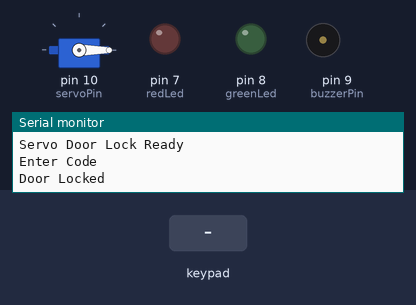
The sketch below on a simulated Arduino Mega 2560, built with avr-gcc and run on an emulated ATmega2560. On the bench: servo, output pins drawn as LEDs (lit = HIGH), buzzer (waves = sounding, pin HIGH), the last lines printed to the serial monitor. Dashed ring = blinking. Inputs (shaded band) come from the test bench.

Above: at 1.2 s.
1.3 s: key '*' pressed
At 1.37 s:
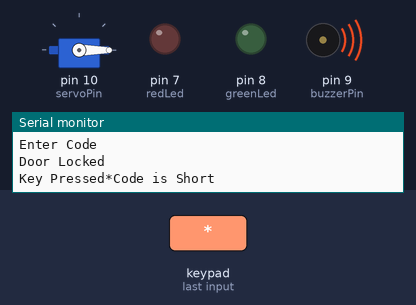
3.2 s: keypad keys 1 2 3 4 * pressed 0.4 s apart
At 5.8 s:
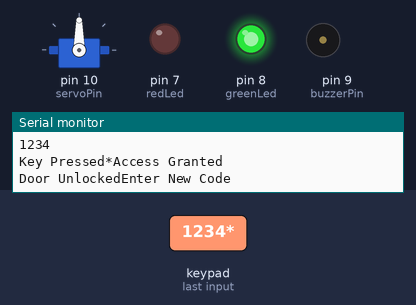
6.7 s: key 'A' pressed
At 7.9 s:
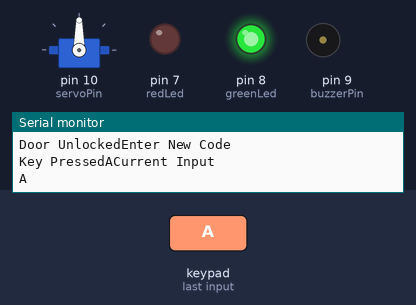
8.2 s: keypad keys 0 0 0 0 * pressed 0.4 s apart
At 9.88 s:
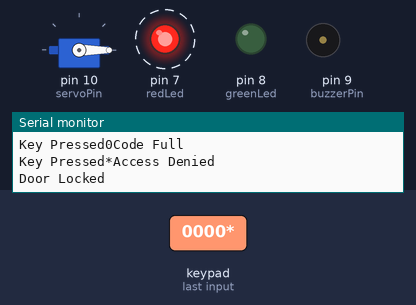
11.7 s: key 'B' pressed
At 12.9 s:
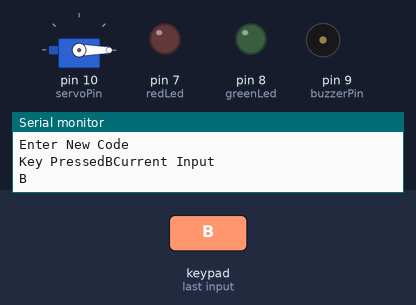
13.2 s: keypad keys 1 2 3 4 # pressed 0.4 s apart
At 14.48 s:
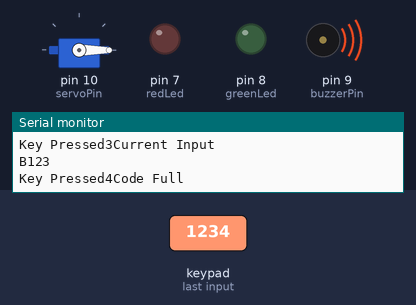
Timing chart, 0 to 16.3 s (numbered marks = the images above; inputs shaded):
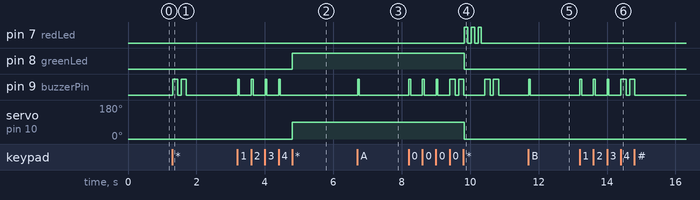

Measured:
- after the input at 1.3 s, pin 9 (buzzerPin): alternates HIGH for 0.15 s and LOW for 0.10 s, 4 changes in all, then stays LOW, starting at once
- after the input at 3.2 s, pin 8 (greenLed): LOW → HIGH after 1.6 s; pin 9 (buzzerPin): alternates HIGH for 0.05 s and LOW for 0.35 s, 8 changes in all, then stays LOW, starting at once; servo on pin 10 (servoPin): 0° → 90° after 1.6 s
- after the input at 6.7 s, pin 9 (buzzerPin): LOW → HIGH at once, → LOW 0.05 s later
- after the input at 8.2 s, pin 7 (redLed): alternates HIGH for 0.10 s and LOW for 0.10 s, 6 changes in all, then stays LOW, starting after 1.6 s; pin 8 (greenLed): HIGH → LOW after 1.6 s; servo on pin 10 (servoPin): 90° → 0° after 1.6 s
- after the input at 11.7 s, pin 9 (buzzerPin): LOW → HIGH at once, → LOW 0.05 s later
- after the input at 13.2 s, pin 9 (buzzerPin): goes 3 × (HIGH 0.05 s, LOW 0.34 s), HIGH 0.15 s, LOW 0.10 s, HIGH 0.15 s, then LOW, starting at once

The sketch:

keypad.security.sketch_jun12a.ino
```cpp
#include <Keypad.h>
#include <Servo.h>

//Keypad Definitions
const byte ROWS=4;
const byte COLS=4;
char keys[ROWS][COLS]{
    {'1','2','3','A'},
    {'4','5','6','B'},
    {'7','8','9','C'},
    {'*','0','#','D'},
};
byte rowPins[ROWS]={22,23,24,25};
byte colPins[COLS]={26,27,28,29};
//Create a Keypad Object
Keypad customKeypad = Keypad(makeKeymap(keys), rowPins, colPins, ROWS, COLS);
//LED and Buzzer Pin Definitions
const int redLed=7;
const int greenLed=8;
const int buzzerPin=9;
//Create a Servo Object
Servo doorServo;
const int servoPin=10;
//Servo Door Positions
const int lockedPos=0;
const int unlockedPos=90;
//Passcode
const char masterCode[]="1234";
const char lockCode[] = "0000";
const byte codeLength=4; //Length of Passcode
//Variables
char enteredCode[codeLength +1]; //+1 for null terminator
byte currentCodeIndex=0;

bool unlocked = false;            //Tracks if the door is currently unlocked
unsigned long unlockTimestamp = 0; //Stores the millis() time when the door was unlocked
const unsigned long autoLockDelay = 5000; //5 seconds (5000 milliseconds) for auto-lock
void setup(){
    Serial.begin(9600);
    Serial.println("Servo Door Lock Ready");
    Serial.println("Enter Code");
    pinMode(redLed,OUTPUT);
    pinMode(greenLed,OUTPUT);
    pinMode(buzzerPin,OUTPUT);
    //Attch Servo Pin
    doorServo.attach(servoPin);
    //Ensure LED is OFF and Door is Locked
    digitalWrite(redLed,LOW);
    digitalWrite(greenLed,LOW);
    digitalWrite(buzzerPin,LOW);
    lockDoor();
}
void loop(){
    char customKey = customKeypad.getKey();
    if(customKey){//A key was pressed
        Serial.print("Key Pressed");
        Serial.print(customKey);
        if(customKey=='#'){ //'#' is used to lock door and erase input
            Serial.println("Input Cleared. Locking Door");
            lockDoor();
            resetCodeInput();
        }
        else if (customKey=='*'){ //'*' is used to attempt unlock
            if (currentCodeIndex==codeLength){
                checkCode();
            }
            else {
                Serial.println("Code is Short");
                buzzWrongCode();
            }
        } else if(currentCodeIndex<codeLength){
            enteredCode[currentCodeIndex]=customKey;
            currentCodeIndex++;
            enteredCode[currentCodeIndex]='\0'; //Null Terminate
            Serial.println("Current Input");
            Serial.println(enteredCode);
            buzzKeyPress();
        } else {
            Serial.println("Code Full");
            buzzWrongCode();
        }
    }
    // 5-second Auto-Lock Logic
    if (unlocked && (millis() - unlockTimestamp >= autoLockDelay)) {
        Serial.println("Auto-locking door after 5 seconds");
        lockDoor();
        resetCodeInput(); // Clear input after auto-lock
    }
}
//Door Lock Logics
void checkCode() {
    if (strcmp(enteredCode,masterCode)==0){
        Serial.println("Access Granted");
        unlockDoor();
    } else{
        Serial.println("Access Denied");
        lockDoor();
        flashRedLed(3); //Flash Red Led 3 times
        buzzWrongCode();
    }
    resetCodeInput();
}
void resetCodeInput() {
    currentCodeIndex=0;
    for (byte i=0; i<codeLength;i++){
        enteredCode[i]='\0';
    }
    Serial.println("Enter New Code");
}
void lockDoor(){
    Serial.println("Door Locked");
    doorServo.write(lockedPos);
    digitalWrite(greenLed,LOW);
    digitalWrite(redLed,LOW); //Unless flashing for WrongCode
}
void unlockDoor(){
    Serial.print("Door Unlocked");
    doorServo.write(unlockedPos);
    digitalWrite(greenLed,HIGH);
    digitalWrite(redLed, LOW); //OFF
}
// Audio and Visual Functions
void flashRedLed(int times){
    for (int i=0; i<times;i++){
        digitalWrite(redLed,HIGH);
        delay(100);
        digitalWrite(redLed,LOW);
        delay(100);
    }
}
void buzzKeyPress(){
    digitalWrite(buzzerPin,HIGH);
    delay(50);
    digitalWrite(buzzerPin,LOW);
}
void buzzAccessGranted(){
    digitalWrite(buzzerPin,HIGH);
    delay(150);
    digitalWrite(buzzerPin,LOW);
    delay(100);
    digitalWrite(buzzerPin,HIGH);
    delay(150);
    digitalWrite(buzzerPin,LOW);
}
void buzzWrongCode() {
    digitalWrite(buzzerPin,HIGH);
    delay(150);
    digitalWrite(buzzerPin,LOW);
    delay(100);
    digitalWrite(buzzerPin,HIGH);
    delay(150);
    digitalWrite(buzzerPin,LOW);
}
```
